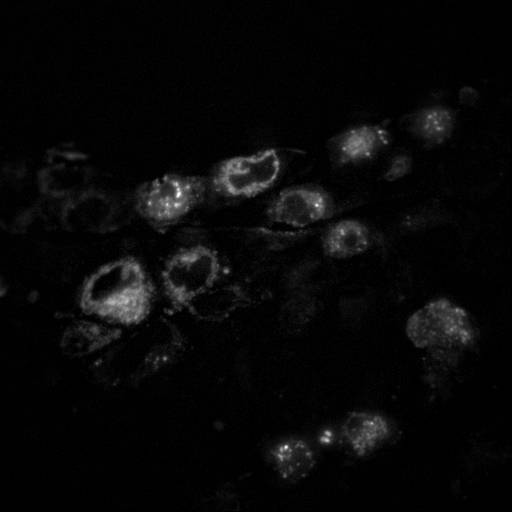
%> input picture stack/fl01_rollball_clahe.ome.tiff, 512 x 512 px
$ octave --eval "result = GradMagn(imread('../../stack/fl01_rollball_clahe.ome.tiff'));"   (GNU Octave 9; MATLAB toolbox functions it lacks are replaced by stand-ins)
%> lines starting %> are read from the running program, lines starting %| are printed output that depends on the picture
function G = GradMagn(I)

hy = fspecial('sobel');
hx = hy';
Iy = imfilter(double(I), hy, 'replicate');
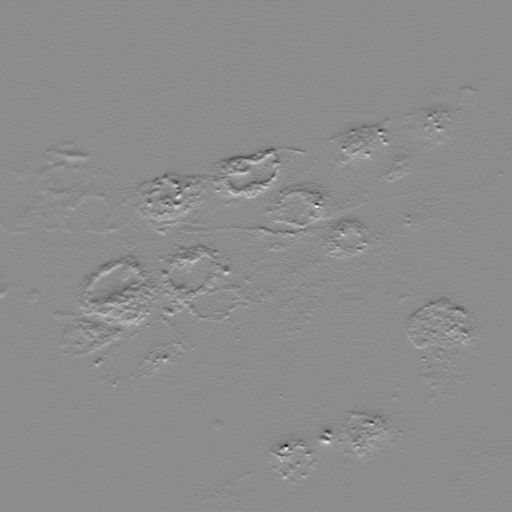
%> Iy: size 512x512 double; min -96213, max 78623, mean 2.1; drawn with min black and max white
Ix = imfilter(double(I), hx, 'replicate');
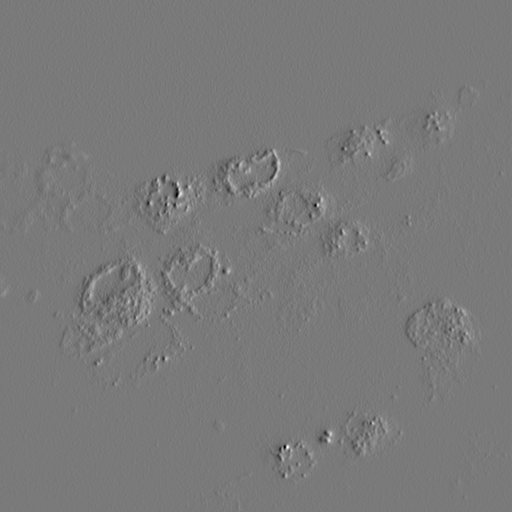
%> Ix: size 512x512 double; min -78074, max 84962, mean 6.5; drawn with min black and max white
G = sqrt(Ix.^2 + Iy.^2);
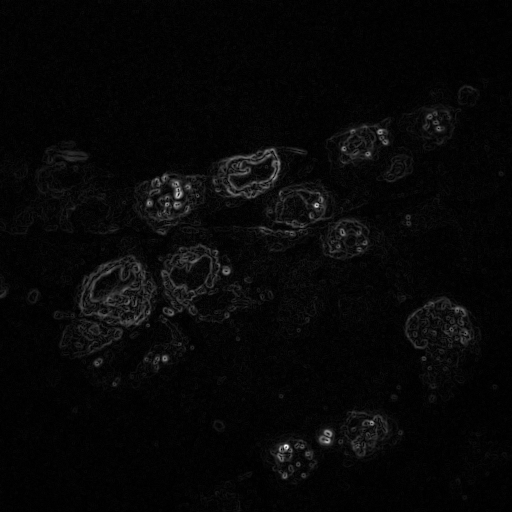
%> G: size 512x512 double; min 1.41, max 99736.1, mean 2971.6; drawn with min black and max white

end

$ run again, on stack/fl02_rollball_clahe.ome.tiff
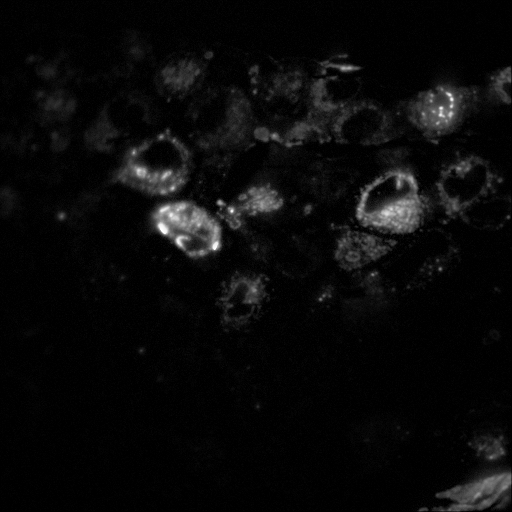
%> input picture stack/fl02_rollball_clahe.ome.tiff, 512 x 512 px
%> in GradMagn, `Ix = imfilter(double(I), hx, 'replicate');`:
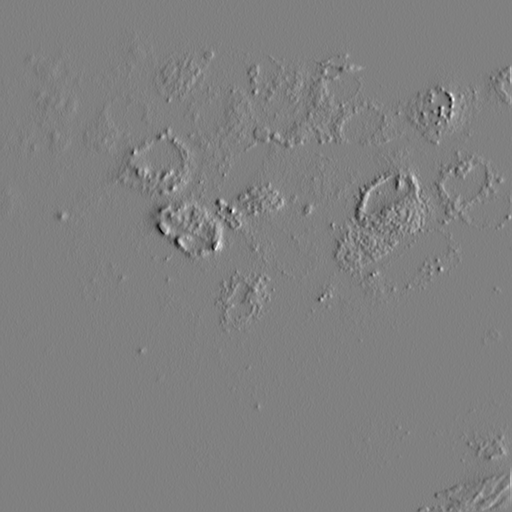
%> Ix: size 512x512 double; min -86536, max 85263, mean -4.4; drawn with min black and max white
%> in GradMagn, `G = sqrt(Ix.^2 + Iy.^2);`:
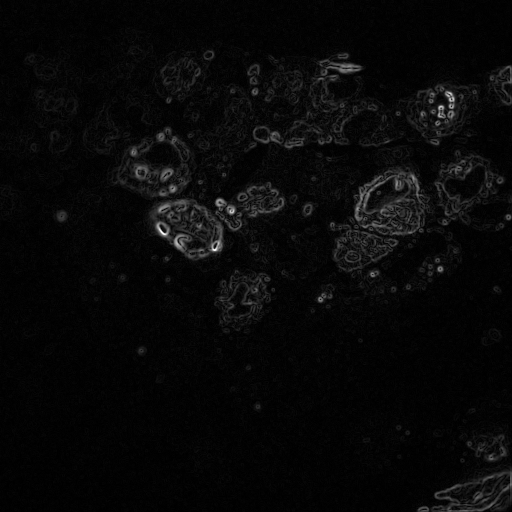
%> G: size 512x512 double; min 0, max 111201.4, mean 3715.9; drawn with min black and max white

$ run again, on stack/fl03_rollball_clahe.ome.tiff
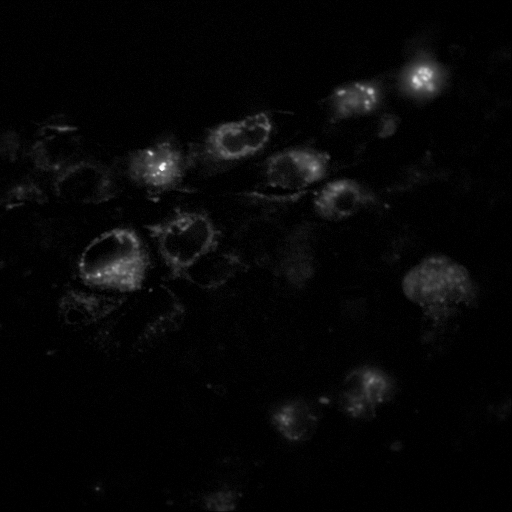
%> input picture stack/fl03_rollball_clahe.ome.tiff, 512 x 512 px
%> in GradMagn, `Ix = imfilter(double(I), hx, 'replicate');`:
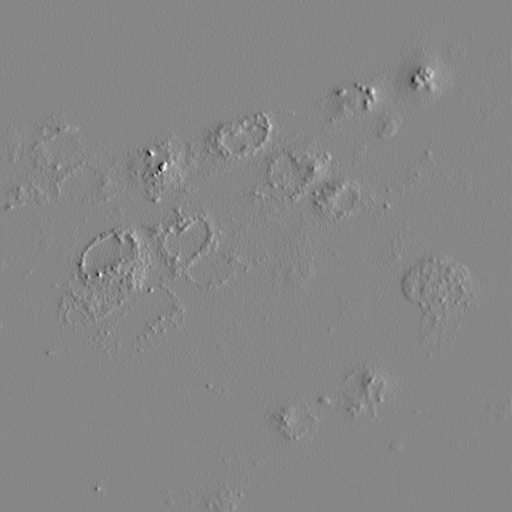
%> Ix: size 512x512 double; min -77265, max 69093, mean 4.6; drawn with min black and max white
%> in GradMagn, `G = sqrt(Ix.^2 + Iy.^2);`:
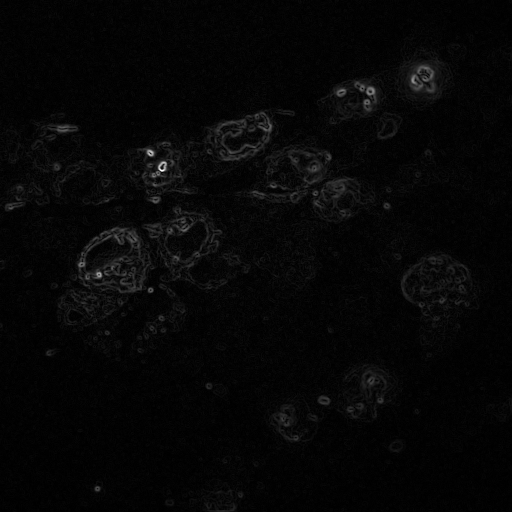
%> G: size 512x512 double; min 0, max 105918.8, mean 2732.8; drawn with min black and max white

$ run again, on stack/fl04_rollball_clahe.ome.tiff
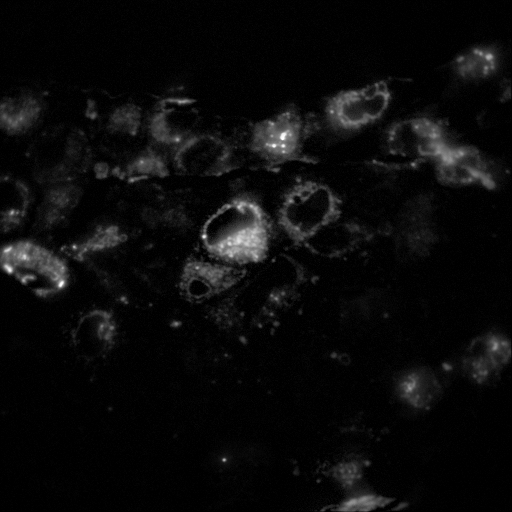
%> input picture stack/fl04_rollball_clahe.ome.tiff, 512 x 512 px
%> in GradMagn, `Ix = imfilter(double(I), hx, 'replicate');`:
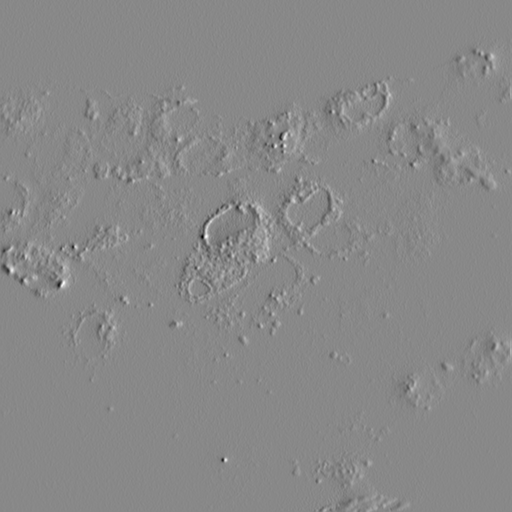
%> Ix: size 512x512 double; min -95049, max 82353, mean 15.4; drawn with min black and max white
%> in GradMagn, `G = sqrt(Ix.^2 + Iy.^2);`:
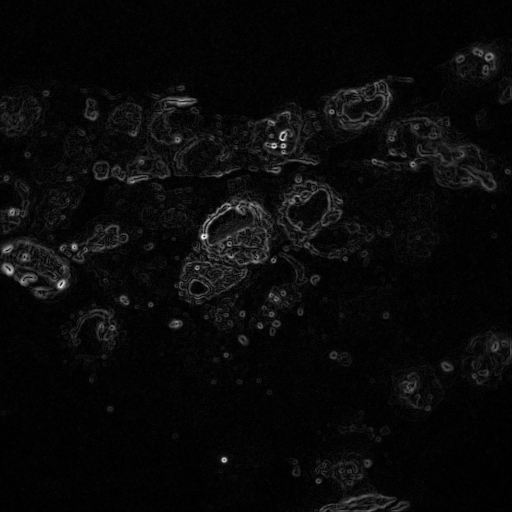
%> G: size 512x512 double; min 1.41, max 102031.2, mean 3927.3; drawn with min black and max white
